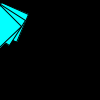
Frame 1 (no input)
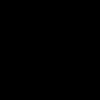
Frame 60 (the mouse pressed at the canvas centre just before this capture)
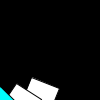
Frame 120 (the mouse held since frame 60 and released just before this capture)

The Processing sketch that drew these frames (run headless with seeded random() and noise(); from frame 60 on, the mouse is pressed at the canvas centre):

// Processing sketch: tryingtocodeeveryrdayagian___lame
// ── tryingtocodeeveryrdayagian___lame.pde
int xx = 1;
int yy = 1;
int rsize = 30;
int hue = 0;
void setup() {
  size(100,100);
  
}
void drawRect() {
  hue = (hue + 1 ) % 360;
 color c = color(hue, 360, 360);
 xx = (xx + 1) % width;
 yy = (yy + 1 ) % height;
 fill(c);
 rect(xx,yy,rsize,rsize);
}

void draw() {
 background(0,0,0,0.01);
 rotate(PI/16);
 for ( int i = 0; i <3; i ++ ) {
 
 rotate(PI/16);
 drawRect();
 }
 
}
